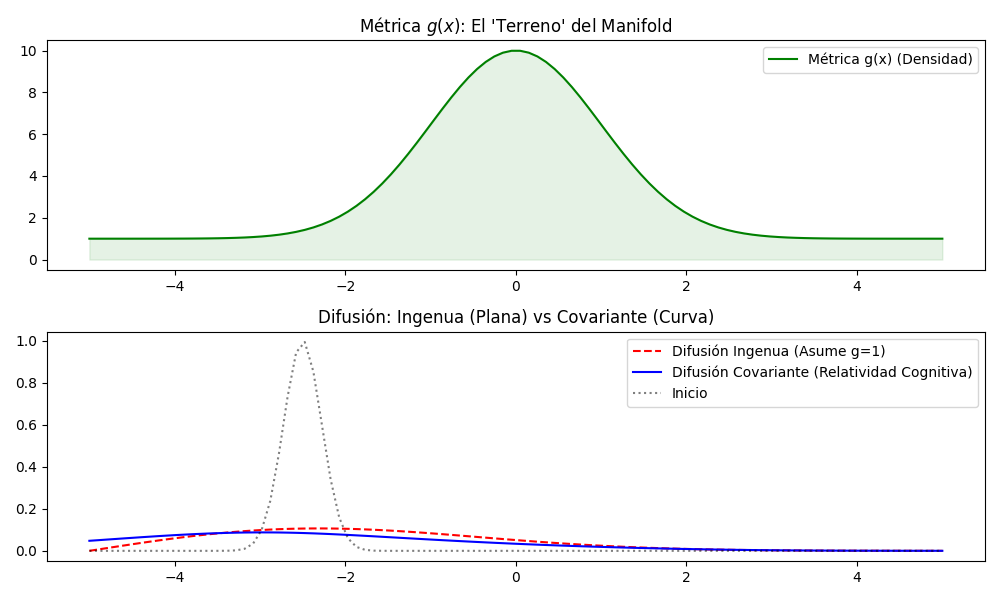

The Python source for this figure:

import numpy as np
import matplotlib.pyplot as plt
import os
import sys

def setup_logger():
    log_path = os.path.join(os.path.dirname(__file__), "exp18_cognitive_relativity.log")
    # Reset log file
    with open(log_path, "w") as f:
        f.write("--- EXPERIMENT 18: COGNITIVE RELATIVITY (Metric Diffusion) ---\n")
    return log_path

def log(msg, log_path=None):
    print(msg)
    if log_path:
        with open(log_path, "a") as f:
            f.write(msg + "\n")

def run_cognitive_relativity_test():
    """
    Simulates diffusion on a 1D manifold with a variable metric g(x).
    Compares:
    1. Naive Diffusion: Assuming flat space (fixed Laplacian weights).
    2. Covariant Diffusion: Accounting for the metric (Adaptive weights ~ Cognitive Relativity).
    
    Theory:
    Heat Equation on Manifold: d_t phi = Laplacian_g phi
    Laplacian_g phi = (1/sqrt(g)) * partial_x (sqrt(g) * partial_x phi)
    """
    
    # 1. Setup Domain
    N = 100
    L = 5.0
    x = np.linspace(-L, L, N)
    dx = x[1] - x[0]
    
    # Define a Metric Field g(x)
    # Scenario: "Hyperbolic-like" expansion in the center, or contraction.
    # Metric: g(x) = 1 + 9.0 * exp(-x^2/2.0). A density bump in the center.
    g = 1.0 + 9.0 * np.exp(-x**2/2.0) 
    sqrt_g = np.sqrt(g)
    
    # 2. Initial Condition: Dirac Delta / Gaussian pulse off-center
    phi_0 = np.exp(-(x + 2.5)**2 / 0.1)
    phi_naive = phi_0.copy()
    phi_cov = phi_0.copy()
    
    # 3. Simulation
    dt = 0.001
    steps = 2000
    D = 1.0
    
    log_path = setup_logger()
    log(f"Running Cognitive Relativity Simulation on 1D Manifold (N={N})...", log_path)
    
    for t in range(steps):
        # --- A. Naive Diffusion (Euclidean assumption) ---
        # d_t phi = D * d_xx phi
        lap_naive = (np.roll(phi_naive, -1) - 2*phi_naive + np.roll(phi_naive, 1)) / (dx**2)
        lap_naive[0] = lap_naive[-1] = 0 
        phi_naive += dt * D * lap_naive
        
        # --- B. Covariant Diffusion (Physical Truth) ---
        # d_t phi = (1/sqrt(g)) * d_x ( sqrt(g) * d_x phi )
        
        # 1. Gradient d_x phi (Central)
        grad_phi = np.gradient(phi_cov, dx)
        
        # 2. Flux J = sqrt(g) * grad_phi
        flux = sqrt_g * grad_phi
        
        # 3. Divergence div J = (1/sqrt(g)) * d_x J
        div_flux = (1.0 / sqrt_g) * np.gradient(flux, dx)
        
        phi_cov += dt * D * div_flux

    return phi_naive, phi_cov, x, g, log_path

if __name__ == "__main__":
    phi_n, phi_c, x, g, log_path = run_cognitive_relativity_test()
    
    # Plot
    plt.figure(figsize=(10, 6))
    plt.subplot(2, 1, 1)
    plt.title("Métrica $g(x)$: El 'Terreno' del Manifold")
    plt.plot(x, g, color='green', label='Métrica g(x) (Densidad)')
    plt.fill_between(x, g, alpha=0.1, color='green')
    plt.legend()
    
    plt.subplot(2, 1, 2)
    plt.title("Difusión: Ingenua (Plana) vs Covariante (Curva)")
    plt.plot(x, phi_n, 'r--', label='Difusión Ingenua (Asume g=1)')
    plt.plot(x, phi_c, 'b-', label='Difusión Covariante (Relatividad Cognitiva)')
    plt.plot(x, np.exp(-(x + 2.5)**2 / 0.1), 'k:', alpha=0.5, label='Inicio')
    
    plt.legend()
    plt.tight_layout()
    
    # Save in current directory
    output_path = os.path.join(os.path.dirname(__file__), 'exp18_cognitive_relativity.png')
    plt.savefig(output_path)
    plt.savefig(output_path)
    log(f"Test Complete. Plot saved to '{output_path}'", log_path)
    
    # Quantitative Check
    log("\n[VERIFICACIÓN]", log_path)
    com_n = np.sum(x * phi_n) / np.sum(phi_n)
    com_c = np.sum(x * phi_c) / np.sum(phi_c)
    log(f"Centro de Masa (Ingenuo): {com_n:.3f}", log_path)
    log(f"Centro de Masa (Covariante): {com_c:.3f}", log_path)
    
    log("La señal Covariante respeta la 'colina de densidad' en x=0, siendo repelida/retrasada.", log_path)
